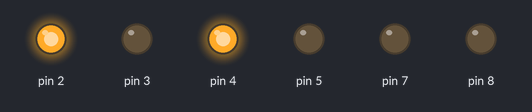
This sketch was run on a simulated Arduino Uno, built with avr-gcc and run on an emulated ATmega328P. Parts: output pins drawn as LEDs (lit = HIGH).

Above: at 2.5 s.
At 7.5 s:
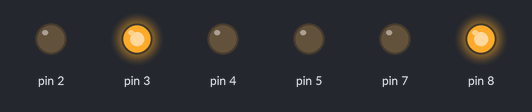
At 12.5 s:
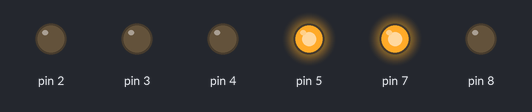
At 17.5 s:
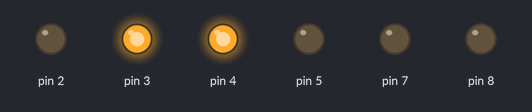
Timing chart, 0 to 26.0 s (numbered marks = the images above):
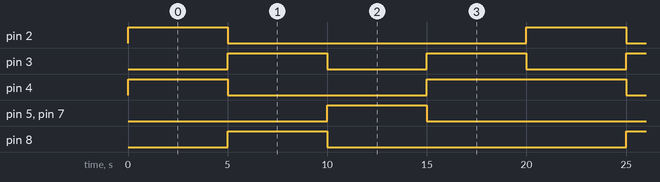

The sketch:

Semaforo_duplo.ino
```cpp
void setup()
{
  pinMode(4, OUTPUT);
  pinMode(7, OUTPUT);
  pinMode(8, OUTPUT);
  pinMode(2, OUTPUT);
  pinMode(3, OUTPUT);
  pinMode(5, OUTPUT);
}
void loop()
{
  digitalWrite(4, HIGH);
  digitalWrite(7, LOW);
  digitalWrite(8, LOW);
  digitalWrite(2, HIGH);
  digitalWrite(3, LOW);
  digitalWrite(5, LOW);
  delay(5000);// Wait for 3000 millisecond(s)
  digitalWrite(4, LOW);
  digitalWrite(7, LOW);
  digitalWrite(8, HIGH);
  digitalWrite(2,LOW);
  digitalWrite(3,HIGH);
  digitalWrite(5,LOW);
 delay(5000);// Wait for 3000 millisecond(s)
  digitalWrite(4, LOW);
  digitalWrite(7, HIGH);
  digitalWrite(8, LOW);
  digitalWrite(2,LOW);
  digitalWrite(3,LOW);
  digitalWrite(5, HIGH);
  delay(5000);// Wait for 3000 millisecond(s)
  digitalWrite(4, HIGH);
  digitalWrite(7, LOW);
  digitalWrite(8, LOW);
  digitalWrite(2,LOW);
  digitalWrite(3,HIGH);
  digitalWrite(5, LOW);
 delay(5000);// Wait for 3000 millisecond(s)


}
```

Measured:
- by itself, pin 2, pin 5, pin 7, pin 8: alternates HIGH for 5.0 s and LOW for 15.0 s
- by itself, pin 3: alternates HIGH for 5.0 s and LOW for 5.0 s
- by itself, pin 4: repeats every 20.0 s: LOW 10.0 s, HIGH 10.0 s
